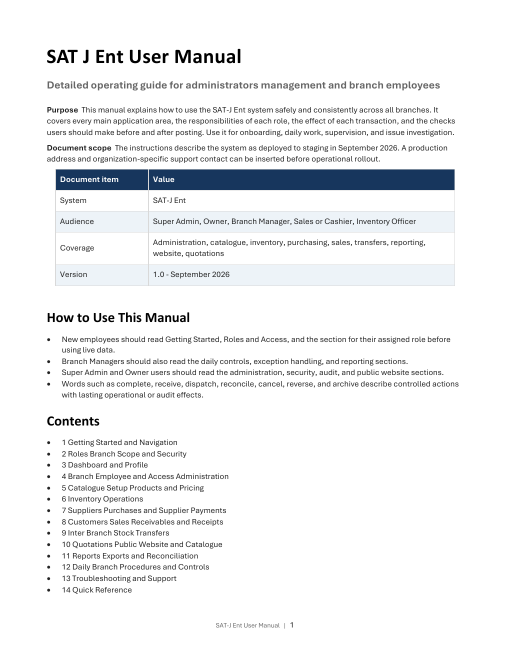
#> input picture artifacts/user-manual-render/page-01.png, 1020 x 1320 px (shown at 1/2 size); its folder holds only this picture in this run
$ python build_manual_contact_sheets.py
#> lines starting #> are read from the running program, lines starting #| are printed output that depends on the picture
from pathlib import Path
from PIL import Image, ImageDraw

root = Path(__file__).resolve().parent / "user-manual-render"
pages = sorted(root.glob("page-*.png"))
for group_index in range(0, len(pages), 4):
    batch = pages[group_index:group_index + 4]
    thumbs = []
    for page in batch:
        image = Image.open(page).convert("RGB")
#> image is the input picture: PIL image 1020x1320 RGB; mean R, G, B 240.6, 241.6, 242.7
        image.thumbnail((510, 660))
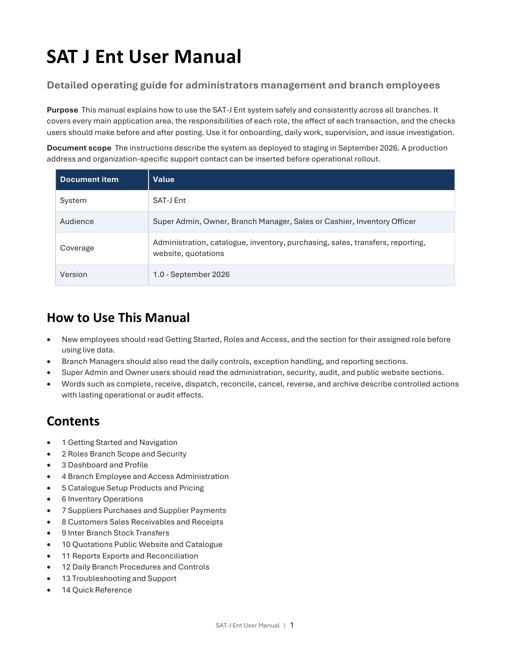
#> image: PIL image 510x660 RGB; mean R, G, B 240.3, 241.3, 242.5
        thumbs.append((page.name, image.copy()))
    sheet = Image.new("RGB", (1080, 1380), "#d7d7d7")
#> sheet: PIL image 1080x1380 RGB; every value is 215
    draw = ImageDraw.Draw(sheet)
    for idx, (name, image) in enumerate(thumbs):
        x = 20 + (idx % 2) * 530
        y = 35 + (idx // 2) * 680
        draw.text((x, 10 + (idx // 2) * 680), name, fill="black")
        sheet.paste(image, (x, y))
#> this loop made 1 pass
#> (name, x, y) on pass 1: ('page-01.png', 20, 35)
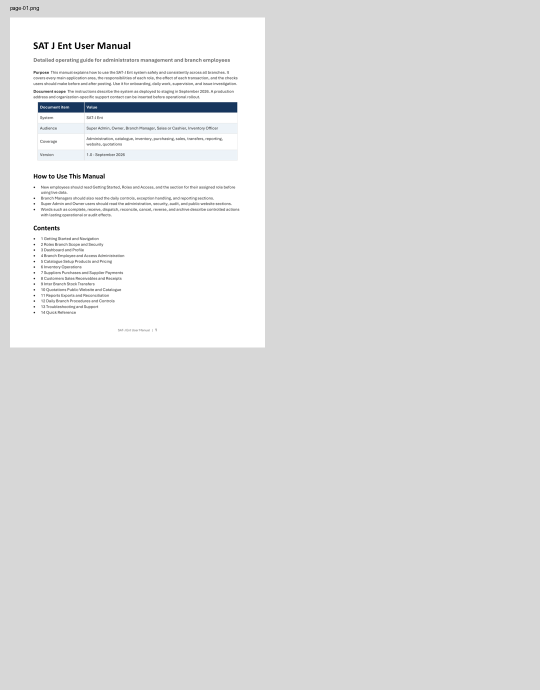
#> sheet: PIL image 1080x1380 RGB (shown at 1/2 size); mean R, G, B 220.7, 220.9, 221.2
    sheet.save(root / f"contact-{group_index // 4 + 1:02d}.png")

$ run again, on artifacts/user-manual-render/page-05.png
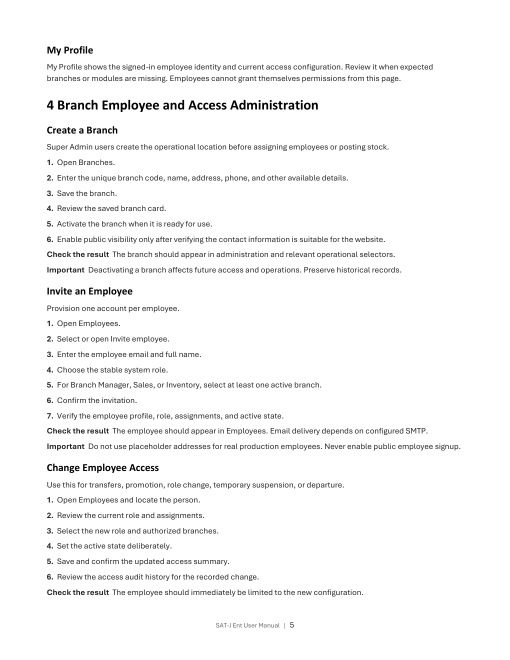
#> input picture artifacts/user-manual-render/page-05.png, 1020 x 1320 px (shown at 1/2 size)
#> image is the input picture: PIL image 1020x1320 RGB; min 0, max 255, mean 247.4
#> `image.thumbnail((510, 660))`:
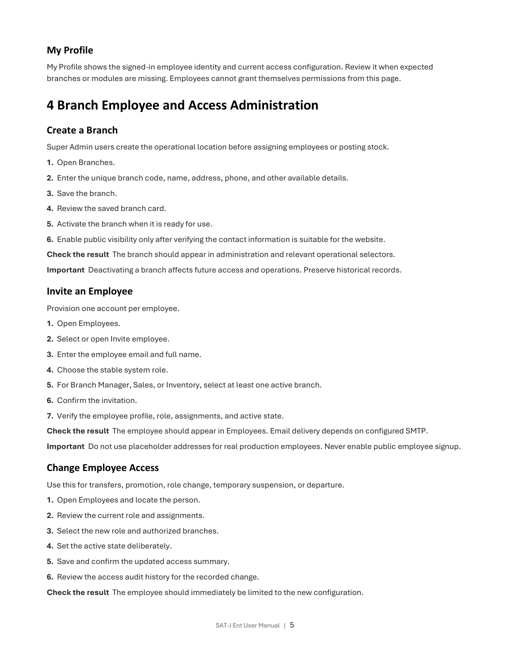
#> image: PIL image 510x660 RGB; min 0, max 255, mean 247.1
#> the loop `for idx, (name, image) in enumerate(thumbs):` made 1 pass
#> (name, x, y) on pass 1: ('page-05.png', 20, 35)
#> after the loop `for idx, (name, image) in enumerate(thumbs):`:
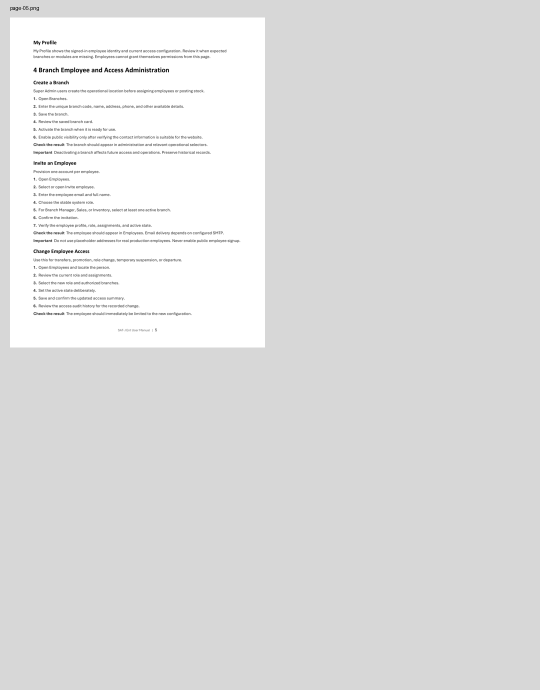
#> sheet: PIL image 1080x1380 RGB (shown at 1/2 size); min 0, max 255, mean 222.2

$ run again, on artifacts/user-manual-render/page-06.png
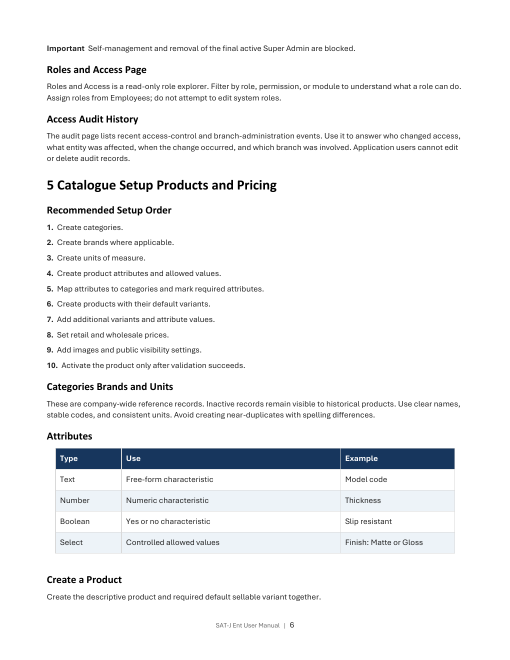
#> input picture artifacts/user-manual-render/page-06.png, 1020 x 1320 px (shown at 1/2 size)
#> image is the input picture: PIL image 1020x1320 RGB; mean R, G, B 241.8, 242.9, 244
#> `image.thumbnail((510, 660))`:
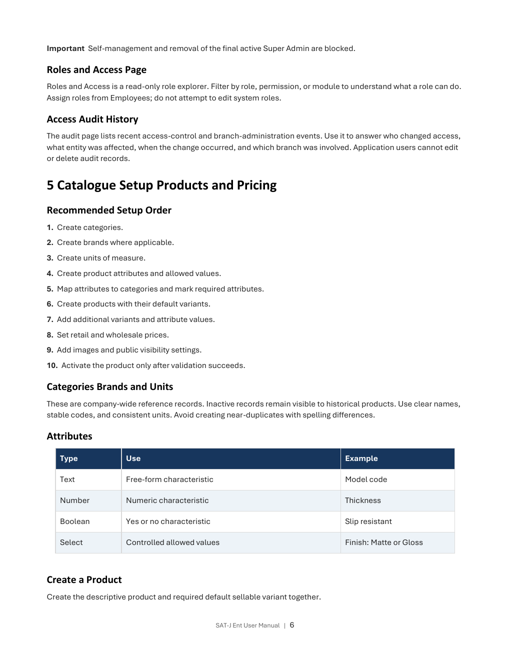
#> image: PIL image 510x660 RGB; mean R, G, B 241.6, 242.7, 243.8
#> the loop `for idx, (name, image) in enumerate(thumbs):` made 1 pass
#> (name, x, y) on pass 1: ('page-06.png', 20, 35)
#> after the loop `for idx, (name, image) in enumerate(thumbs):`:
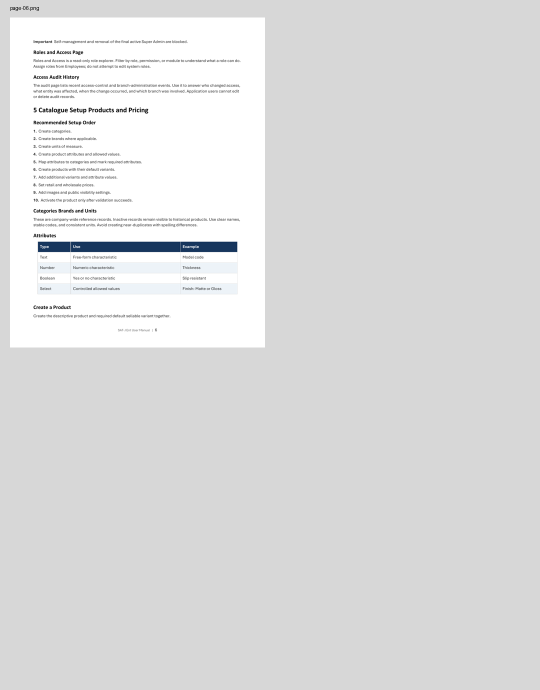
#> sheet: PIL image 1080x1380 RGB (shown at 1/2 size); mean R, G, B 221, 221.2, 221.5

$ run again, on artifacts/user-manual-render/page-07.png
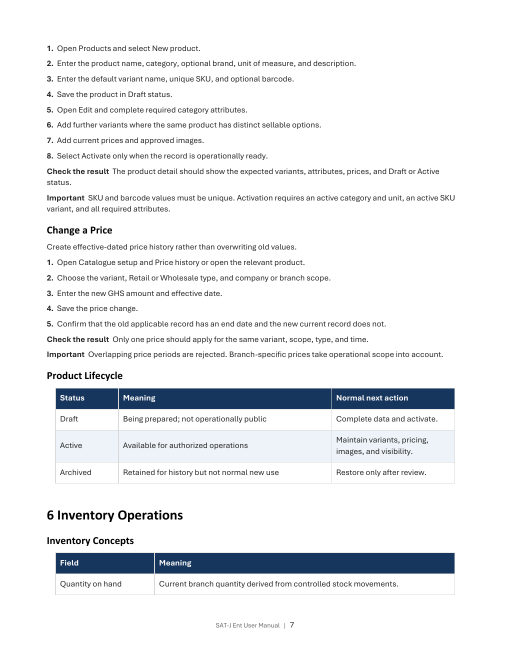
#> input picture artifacts/user-manual-render/page-07.png, 1020 x 1320 px (shown at 1/2 size)
#> image is the input picture: PIL image 1020x1320 RGB; mean R, G, B 236.6, 238.3, 240.3
#> `image.thumbnail((510, 660))`:
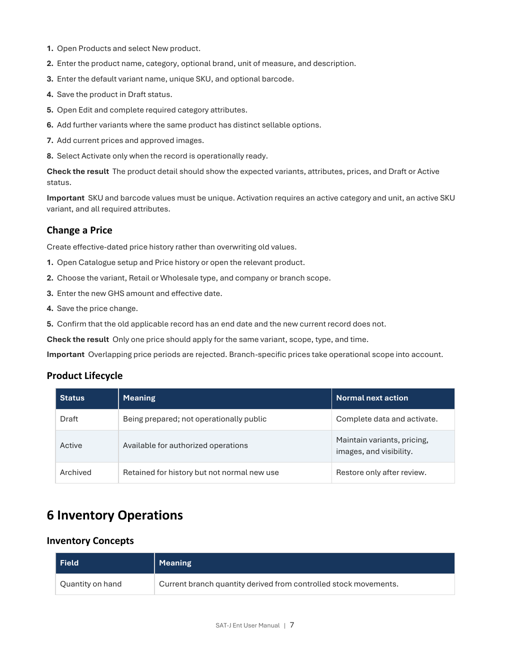
#> image: PIL image 510x660 RGB; mean R, G, B 236.4, 238.1, 240.1
#> the loop `for idx, (name, image) in enumerate(thumbs):` made 1 pass
#> (name, x, y) on pass 1: ('page-07.png', 20, 35)
#> after the loop `for idx, (name, image) in enumerate(thumbs):`:
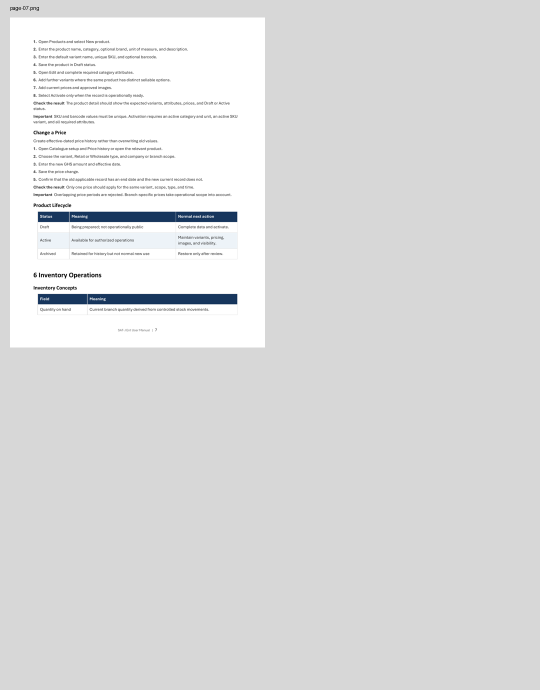
#> sheet: PIL image 1080x1380 RGB (shown at 1/2 size); mean R, G, B 219.8, 220.2, 220.7

$ run again, on artifacts/user-manual-render/page-02.png
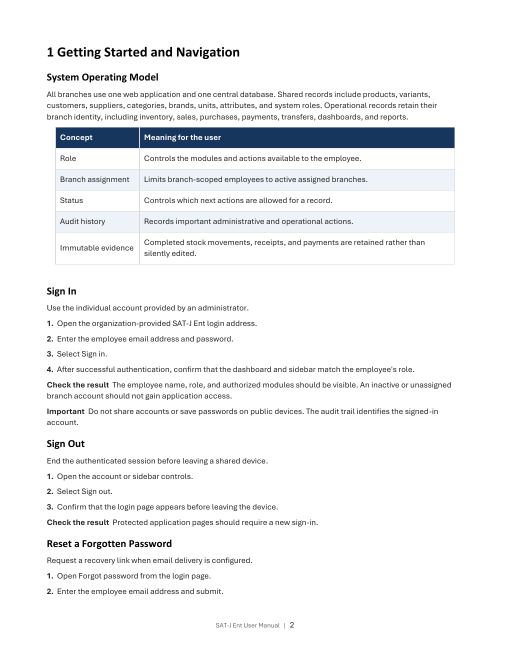
#> input picture artifacts/user-manual-render/page-02.png, 1020 x 1320 px (shown at 1/2 size)
#> image is the input picture: PIL image 1020x1320 RGB; mean R, G, B 241.5, 242.5, 243.6
#> `image.thumbnail((510, 660))`:
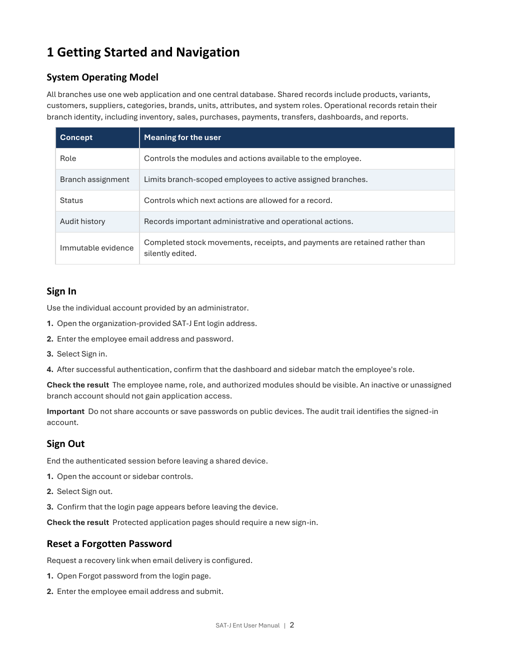
#> image: PIL image 510x660 RGB; mean R, G, B 241.3, 242.3, 243.4
#> the loop `for idx, (name, image) in enumerate(thumbs):` made 1 pass
#> (name, x, y) on pass 1: ('page-02.png', 20, 35)
#> after the loop `for idx, (name, image) in enumerate(thumbs):`:
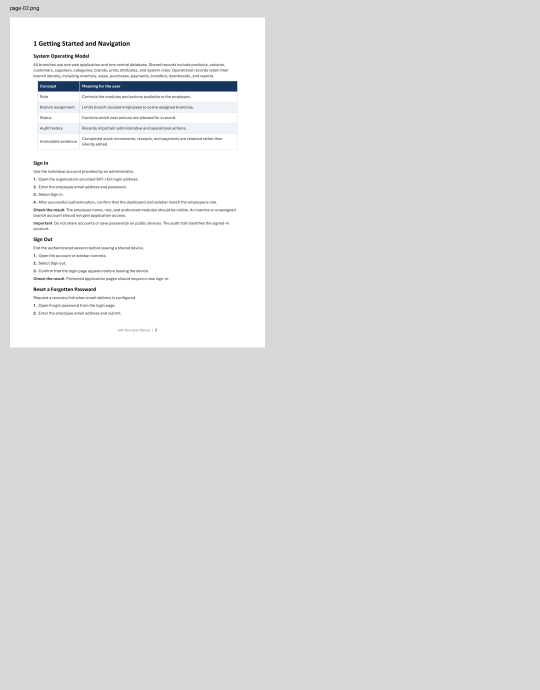
#> sheet: PIL image 1080x1380 RGB (shown at 1/2 size); mean R, G, B 220.9, 221.1, 221.4
